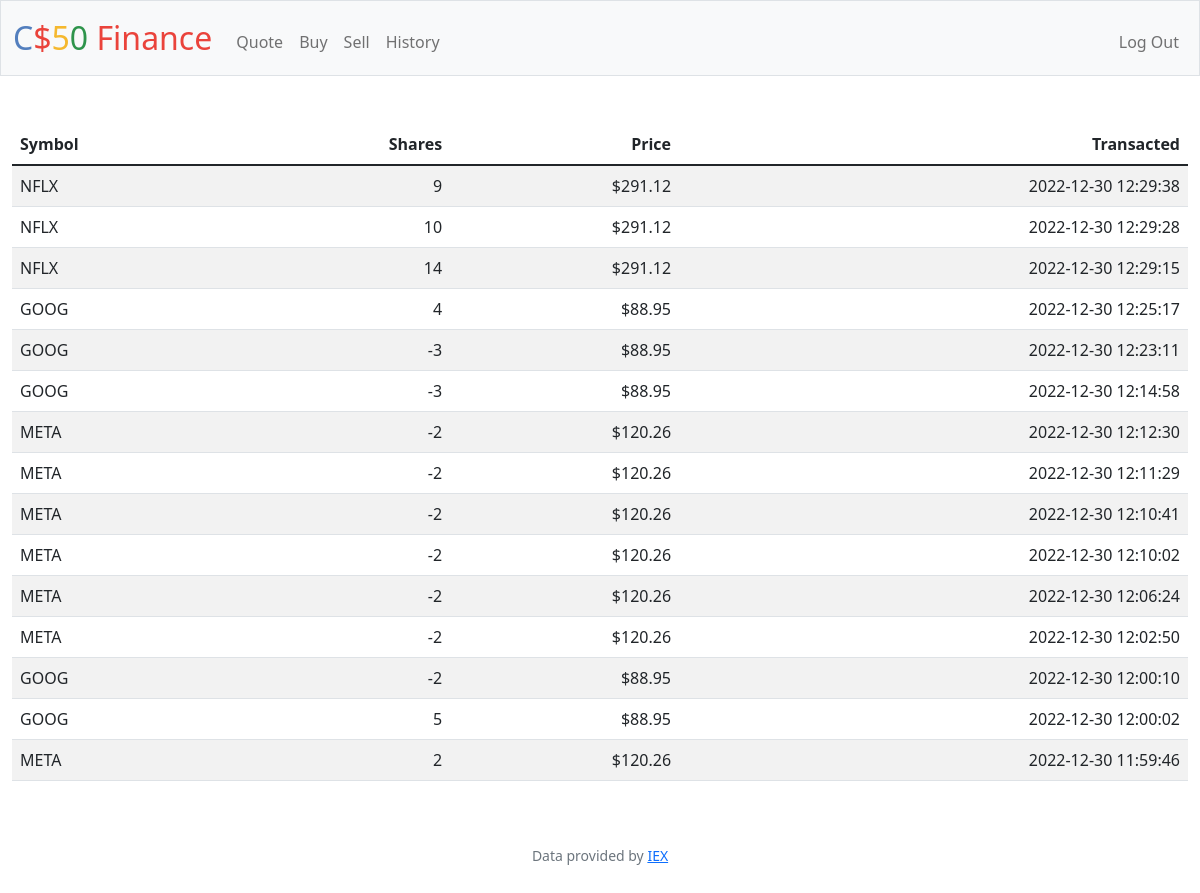
The app's page /history (signed in) with its own data.
### tables this page shows
CREATE TABLE transactions
  (id       INTEGER PRIMARY KEY AUTOINCREMENT NOT NULL,
  user_id   INTEGER NOT NULL,
  timestamp DATETIME DEFAULT CURRENT_TIMESTAMP,
  type      TEXT CHECK(type IN ('P', 'S')),
  price     NUMERIC CHECK(price > 0) NOT NULL,
  shares    INTEGER CHECK(shares > 0) NOT NULL,
  symbol    TEXT CHECK(LENGTH(symbol) < 50) NOT NULL,
            FOREIGN KEY(user_id) REFERENCES users(id));

### app.py (the view)
@app.route("/history")
@login_required
def history():
    rows = db.execute(
        "SELECT symbol, shares, price, type, timestamp FROM transactions WHERE user_id=? ORDER BY timestamp DESC",
        session["user_id"])
    return render_template("history.html", rows=rows)

### app.py (called while the page is built)
@app.after_request
def after_request(response):
    response.headers["Cache-Control"] = "no-cache, no-store, must-revalidate"
    response.headers["Expires"] = 0
    response.headers["Pragma"] = "no-cache"
    return response

### helpers.py (called while the page is built)
def login_required(f):
    @wraps(f)
    def decorated_function(*args, **kwargs):
        if session.get("user_id") is None:
            return redirect("/login")
        return f(*args, **kwargs)
    return decorated_function

def usd(value):
    return f"${value:,.2f}"

def dt(value):
    return value

### templates/history.html (shortened to what this page needs)
{% extends "layout.html" %}
{% block main %}
<table class="table table-striped">
  <thead>
    <tr>
      <th class="text-start">Symbol</th>
      <th class="text-end">Shares</th>
      <th class="text-end">Price</th>
      <th class="text-end">Transacted</th>
    </tr>
  </thead>
  <tbody>
    {% for row in rows %}
    <tr>
      <td class="text-start">{{ row.symbol }}</td>
      <td class="text-end">
        {{ '-' if row.type == 'S' else '' }}{{ row.shares }}
      </td>
      <td class="text-end">{{ row.price | usd }}</td>
      <td class="text-end">{{ row.timestamp | datetime }}</td>
    </tr>
    {% endfor %}
  </tbody>
</table>
{% endblock %}

### templates/layout.html (shortened to what this page needs)
<!DOCTYPE html>
<html lang="en">
    <head>
        <link href="https://cdn.jsdelivr.net/npm/bootstrap@5.1.3/dist/css/bootstrap.min.css" rel="stylesheet">
        <link href="/static/styles.css" rel="stylesheet">
    </head>
    <body>
        <nav class="bg-light border navbar navbar-expand-md navbar-light">
            <div class="container-fluid">
                <a class="navbar-brand" href="/"><span class="blue">C</span><span class="red">$</span><span class="yellow">5</span><span class="green">0</span> <span class="red">Finance</span></a>
                <div class="collapse navbar-collapse" id="navbar">
                    {% if session["user_id"] %}
                        <ul class="navbar-nav me-auto mt-2">
                            <li class="nav-item"><a class="nav-link" href="/quote">Quote</a></li>
                            <li class="nav-item"><a class="nav-link" href="/buy">Buy</a></li>
                            <li class="nav-item"><a class="nav-link" href="/sell">Sell</a></li>
                            <li class="nav-item"><a class="nav-link" href="/history">History</a></li>
                        </ul>
                        <ul class="navbar-nav ms-auto mt-2">
                            <li class="nav-item"><a class="nav-link" href="/logout">Log Out</a></li>
                        </ul>
                    {% else %}
                        <ul class="navbar-nav ms-auto mt-2">
                            <li class="nav-item"><a class="nav-link" href="/register">Register</a></li>
                            <li class="nav-item"><a class="nav-link" href="/login">Log In</a></li>
                        </ul>
                    {% endif %}
                </div>
            </div>
        </nav>
        <main class="container-fluid py-5 text-center">
            {% block main %}{% endblock %}
        </main>
        <footer class="mb-5 small text-center text-muted">
            Data provided by <a href="https://iexcloud.io/">IEX</a>
        </footer>
    </body>
</html>

### static/styles.css (style rules this page uses)
nav .navbar-brand { font-size: xx-large; }
nav .navbar-brand .blue { color: #537fbe; }
nav .navbar-brand .red { color: #ea433b; }
nav .navbar-brand .yellow { color: #f5b82e; }
nav .navbar-brand .green { color: #2e944b; }

### records on screen
transactions: symbol "NFLX", shares "9", price "$291.12", timestamp "2022-12-30 12:29:38"
transactions: symbol "NFLX", shares "10", price "$291.12", timestamp "2022-12-30 12:29:28"
transactions: symbol "NFLX", shares "14", price "$291.12", timestamp "2022-12-30 12:29:15"
transactions: symbol "GOOG", shares "4", price "$88.95", timestamp "2022-12-30 12:25:17"
transactions: symbol "GOOG", type "-", shares "3", price "$88.95", timestamp "2022-12-30 12:23:11"
transactions: symbol "GOOG", type "-", shares "3", price "$88.95", timestamp "2022-12-30 12:14:58"
transactions: symbol "META", type "-", shares "2", price "$120.26", timestamp "2022-12-30 12:12:30"
transactions: symbol "META", type "-", shares "2", price "$120.26", timestamp "2022-12-30 12:11:29"
transactions: symbol "META", type "-", shares "2", price "$120.26", timestamp "2022-12-30 12:10:41"
transactions: symbol "META", type "-", shares "2", price "$120.26", timestamp "2022-12-30 12:10:02"
transactions: symbol "META", type "-", shares "2", price "$120.26", timestamp "2022-12-30 12:06:24"
transactions: symbol "META", type "-", shares "2", price "$120.26", timestamp "2022-12-30 12:02:50"
transactions: symbol "GOOG", type "-", shares "2", price "$88.95", timestamp "2022-12-30 12:00:10"
transactions: symbol "GOOG", shares "5", price "$88.95", timestamp "2022-12-30 12:00:02"
transactions: symbol "META", shares "2", price "$120.26", timestamp "2022-12-30 11:59:46"
